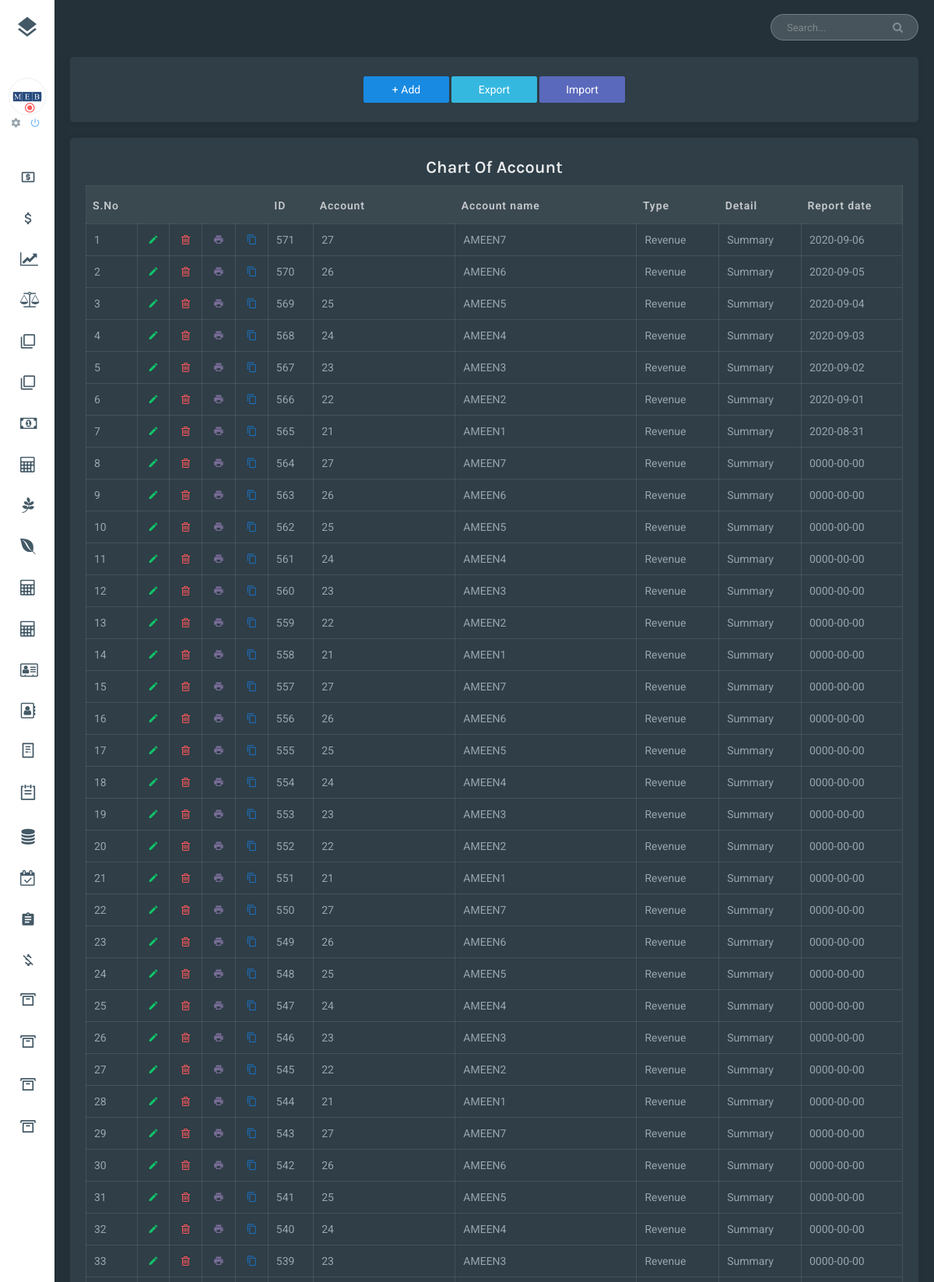
/Accounts-mod-chart-of-account.php (upper part), run on the app's committed database.
### tables this page shows
CREATE TABLE `ac_receivable_chart_of_account` (
  `char_of_account_id` int(11) NOT NULL,
  `user_id` int(11) NOT NULL,
  `user_date` timestamp NOT NULL DEFAULT current_timestamp() ON UPDATE current_timestamp(),
  `account` varchar(255) NOT NULL,
  `acount_name` varchar(255) NOT NULL,
  `type` varchar(255) NOT NULL,
  `detail` varchar(255) NOT NULL,
  `report_data` date DEFAULT NULL
);

### db_functions.php (the view, shortened to what this page needs)
<?php
 function display_query($sql)
{
 $conn = connect_db();
	$result = $conn->query($sql);
if ($result->num_rows > 0) {
   $i = 0;
  while($row = $result->fetch_assoc()) {
  	if($i==0)
  	{
echo '
                <thead>
                  <tr>
                    <th>S.No</th>
                    <th></th>
                    <th></th>
                    <th></th>
                    <th></th>';
$row_data = array_keys($row);
$id_column = "";
for($j=0;$j<count($row_data);$j++){
  if($j==0) $id_column = $row_data[$j];
    echo  "<th>".$row_data[$j]."</th>"; }
    echo   '</tr>
         </thead>
      <tbody>';
  	}
  $i++;
    echo '<tr>
              <td>'.$i.'</td>
              <td style="text-align:center;"><a style="color:rgb(16,196,105);" href="'.$_SERVER['PHP_SELF'].'?editid='.$row[$id_column].'"><i class="zmdi zmdi-edit"></i></a></td>
              <td style="text-align:center;"><a style="color:rgb(255,87,90);" href="'.$_SERVER['PHP_SELF'].'?deleteid='.str_replace(" ","___",$row[$id_column]).'"><i class="fa fa-trash-o"></i></a></td>
              <td style="text-align:center;"><a style="color:rgb(120,108,150);" href="" ><i  class="zmdi zmdi-local-printshop"></i></a></td>
              <td style="text-align:center;"><a style="color:rgb(30,108,180);" href="" ><i class="zmdi zmdi-copy"></i></a></td>';
for($k=0;$k<count($row_data);$k++){ echo  '<td>'.$row[$row_data[$k]].'</td>';}
   echo  '</tr>';
  }
    echo '   </tbody>';
} else {
  echo "0 results";
}
}
?>

### data on the page
ac_receivable_chart_of_account: j "ID", j "Account", j "Account name", j "Type", j "Detail", j "Report date", char_of_account_id "571", account "27", acount_name "AMEEN7", type "Revenue", detail "Summary", report_data "2020-09-06"
ac_receivable_chart_of_account: char_of_account_id "570", account "26", acount_name "AMEEN6", type "Revenue", detail "Summary", report_data "2020-09-05"
ac_receivable_chart_of_account: char_of_account_id "569", account "25", acount_name "AMEEN5", type "Revenue", detail "Summary", report_data "2020-09-04"
ac_receivable_chart_of_account: char_of_account_id "568", account "24", acount_name "AMEEN4", type "Revenue", detail "Summary", report_data "2020-09-03"
ac_receivable_chart_of_account: char_of_account_id "567", account "23", acount_name "AMEEN3", type "Revenue", detail "Summary", report_data "2020-09-02"
ac_receivable_chart_of_account: char_of_account_id "566", account "22", acount_name "AMEEN2", type "Revenue", detail "Summary", report_data "2020-09-01"
ac_receivable_chart_of_account: char_of_account_id "565", account "21", acount_name "AMEEN1", type "Revenue", detail "Summary", report_data "2020-08-31"
ac_receivable_chart_of_account: char_of_account_id "564", account "27", acount_name "AMEEN7", type "Revenue", detail "Summary", report_data "0000-00-00"
ac_receivable_chart_of_account: char_of_account_id "563", account "26", acount_name "AMEEN6", type "Revenue", detail "Summary", report_data "0000-00-00"
ac_receivable_chart_of_account: char_of_account_id "562", account "25", acount_name "AMEEN5", type "Revenue", detail "Summary", report_data "0000-00-00"
ac_receivable_chart_of_account: char_of_account_id "561", account "24", acount_name "AMEEN4", type "Revenue", detail "Summary", report_data "0000-00-00"
ac_receivable_chart_of_account: char_of_account_id "560", account "23", acount_name "AMEEN3", type "Revenue", detail "Summary", report_data "0000-00-00"
ac_receivable_chart_of_account: char_of_account_id "559", account "22", acount_name "AMEEN2", type "Revenue", detail "Summary", report_data "0000-00-00"
ac_receivable_chart_of_account: char_of_account_id "558", account "21", acount_name "AMEEN1", type "Revenue", detail "Summary", report_data "0000-00-00"
ac_receivable_chart_of_account: char_of_account_id "557", account "27", acount_name "AMEEN7", type "Revenue", detail "Summary", report_data "0000-00-00"
ac_receivable_chart_of_account: char_of_account_id "556", account "26", acount_name "AMEEN6", type "Revenue", detail "Summary", report_data "0000-00-00"
ac_receivable_chart_of_account: char_of_account_id "555", account "25", acount_name "AMEEN5", type "Revenue", detail "Summary", report_data "0000-00-00"
ac_receivable_chart_of_account: char_of_account_id "554", account "24", acount_name "AMEEN4", type "Revenue", detail "Summary", report_data "0000-00-00"
ac_receivable_chart_of_account: char_of_account_id "553", account "23", acount_name "AMEEN3", type "Revenue", detail "Summary", report_data "0000-00-00"
ac_receivable_chart_of_account: char_of_account_id "552", account "22", acount_name "AMEEN2", type "Revenue", detail "Summary", report_data "0000-00-00"
ac_receivable_chart_of_account: char_of_account_id "551", account "21", acount_name "AMEEN1", type "Revenue", detail "Summary", report_data "0000-00-00"
ac_receivable_chart_of_account: char_of_account_id "550", account "27", acount_name "AMEEN7", type "Revenue", detail "Summary", report_data "0000-00-00"
ac_receivable_chart_of_account: char_of_account_id "549", account "26", acount_name "AMEEN6", type "Revenue", detail "Summary", report_data "0000-00-00"
ac_receivable_chart_of_account: char_of_account_id "548", account "25", acount_name "AMEEN5", type "Revenue", detail "Summary", report_data "0000-00-00"
ac_receivable_chart_of_account: char_of_account_id "547", account "24", acount_name "AMEEN4", type "Revenue", detail "Summary", report_data "0000-00-00"
ac_receivable_chart_of_account: char_of_account_id "546", account "23", acount_name "AMEEN3", type "Revenue", detail "Summary", report_data "0000-00-00"
ac_receivable_chart_of_account: char_of_account_id "545", account "22", acount_name "AMEEN2", type "Revenue", detail "Summary", report_data "0000-00-00"
ac_receivable_chart_of_account: char_of_account_id "544", account "21", acount_name "AMEEN1", type "Revenue", detail "Summary", report_data "0000-00-00"
ac_receivable_chart_of_account: char_of_account_id "543", account "27", acount_name "AMEEN7", type "Revenue", detail "Summary", report_data "0000-00-00"
ac_receivable_chart_of_account: char_of_account_id "542", account "26", acount_name "AMEEN6", type "Revenue", detail "Summary", report_data "0000-00-00"
ac_receivable_chart_of_account: char_of_account_id "541", account "25", acount_name "AMEEN5", type "Revenue", detail "Summary", report_data "0000-00-00"
ac_receivable_chart_of_account: char_of_account_id "540", account "24", acount_name "AMEEN4", type "Revenue", detail "Summary", report_data "0000-00-00"
ac_receivable_chart_of_account: char_of_account_id "539", account "23", acount_name "AMEEN3", type "Revenue", detail "Summary", report_data "0000-00-00"
